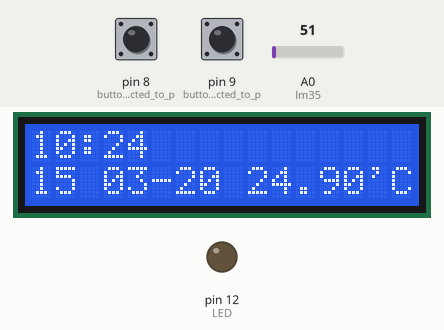
Bench run of a sketch on a simulated Arduino Uno, built with avr-gcc and run on an emulated ATmega328P. On the bench: 16×2 character LCD, output pins drawn as LEDs (lit = HIGH). Wiring (inferred from the names in the program): DS1307 clock at I2C address 0x68. The test bench sets the inputs (shaded band); at power-on: pin 8 (button1_is_connected_to_p) HIGH, pin 9 (button2_is_connected_to_p) HIGH, A0 (lm35) = 51. The local clock reads 2024-03-15 10:24:30 at power-on unless the sketch sets it; what the sketch prints to the serial monitor is not drawn.

Above: at 1.2 s.
1.3 s: pin 8 (button1_is_connected_to_p) pulled LOW for 0.15 s
At 1.82 s:
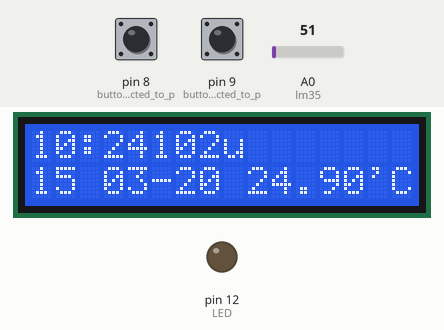
2.0 s: pin 8 (button1_is_connected_to_p) pulled LOW for 1 s
At 3.12 s:
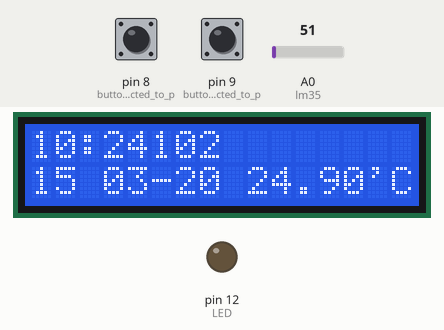
3.6 s: pin 8 (button1_is_connected_to_p) pulled LOW for 0.15 s
At 4.12 s:
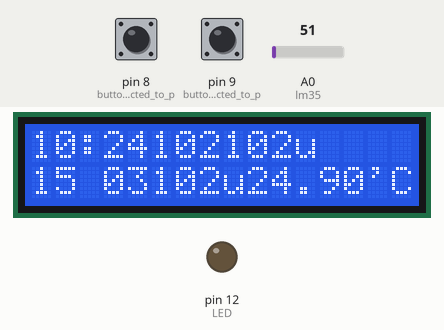
4.3 s: pin 9 (button2_is_connected_to_p) pulled LOW for 3.2 s
8.1 s: pin 8 (button1_is_connected_to_p) pulsed LOW 5 times (0.12 s each, 0.3 s apart)
At 9.04 s:
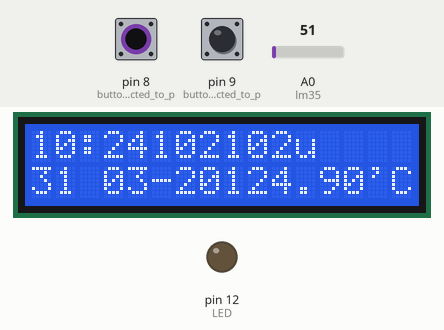
11.1 s: pin 8 (button1_is_connected_to_p) pulsed LOW 5 times (0.12 s each, 0.3 s apart)
At 12.79 s:
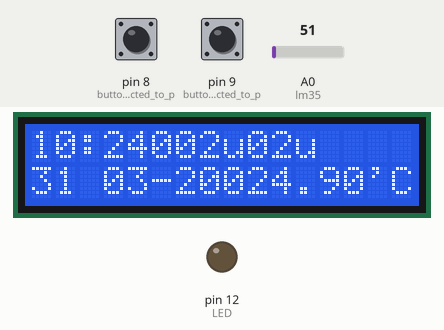
Timing chart, 0 to 14.3 s (numbered marks = the images above; inputs shaded):
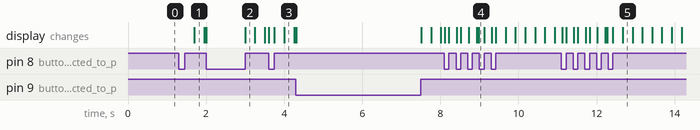

The sketch:

sensor_LM35_dengan_RTC.ino
```cpp
#include <LiquidCrystal.h>
#include <Wire.h>
#define lm35 A0
#define LED 12
LiquidCrystal lcd(7, 6, 5, 4, 3, 2);

int baca_sensor;
float suhu;

void setup() {
  Serial.begin(9600);
  pinMode(8, INPUT_PULLUP);                      // button1 is connected to pin 8
  pinMode(9, INPUT_PULLUP);                      // button2 is connected to pin 9
  // set up the LCD's number of columns and rows
  lcd.begin(16, 2);
  Wire.begin();
  pinMode (LED, OUTPUT);
}

char Time[]     = ": :  ";
char Calendar[] = "/  / -20";
byte i, second, minute, hour, date, month, year;

void DS1307_display(){
  // Convert BCD to decimal
  second = (second >> 4) * 10 + (second & 0x0F);
  minute = (minute >> 4) * 10 + (minute & 0x0F);
  hour   = (hour >> 4)   * 10 + (hour & 0x0F);
  date   = (date >> 4)   * 10 + (date & 0x0F);
  month  = (month >> 4)  * 10 + (month & 0x0F);
  year   = (year >> 4)   * 10 + (year & 0x0F);
  // End conversion
  Time[7]     = second % 10 + 48;
  Time[6]     = second / 10 + 48;
  Time[4]      = minute % 10 + 48;
  Time[3]      = minute / 10 + 48;
  Time[1]      = hour   % 10 + 48;
  Time[0]      = hour   / 10 + 48;

  Calendar[4]  = month  % 10 + 48;
  Calendar[3]  = month  / 10 + 48;
  Calendar[1]  = date   % 10 + 48;
  Calendar[0]  = date   / 10 + 48;
  lcd.setCursor(0, 0);
  lcd.print(Time);                               // Display time
  lcd.setCursor(0, 1);
  lcd.print(Calendar);                           // Display calendar/date
}
void blink_parameter(){
  byte j = 0;
  while(j < 10 && digitalRead(8) && digitalRead(9)){
    j++;
    delay(25);
  }
}
byte edit(byte x, byte y, byte parameter){
  char text[3];
  while(!digitalRead(8));
  while(true){
    while(!digitalRead(9)){
      parameter++;
      if(i == 0 && parameter > 23)
        parameter = 0;
      if(i == 1 && parameter > 59)
        parameter = 0;
      if(i == 2 && parameter > 31)
        parameter = 1;
      if(i == 3 && parameter > 12)
        parameter = 1;
      if(i == 4 && parameter > 99)
        parameter = 0;
      sprintf(text,"%02u", parameter);
      lcd.setCursor(x, y);
      lcd.print(text);
      delay(200);
    }
    lcd.setCursor(x, y);
    lcd.print("  ");
    blink_parameter();
    sprintf(text,"%02u", parameter);
    lcd.setCursor(x, y);
    lcd.print(text);
    blink_parameter();
    if(!digitalRead(8)){
      i++;
      return parameter;
    }
  }
}

void loop() {
      baca_sensor = analogRead(lm35);
  suhu       = baca_sensor * 0.48828125; // konversi adc ke derajat celcius
  if ( suhu>=36)
  {
    digitalWrite(LED, HIGH);
  }
  else
  {
    digitalWrite(LED, LOW);
  }
  lcd.setCursor(9, 10);
  lcd.print(suhu);
  lcd.print("'C");
  Serial.println("Suhu : ");        //tampilkan serial virtual
  Serial.println(suhu);
  Serial.println(" ^Celcius ");

  if(!digitalRead(8)){
      i = 0;
      hour   = edit(5, 0, hour);
      minute = edit(8, 0, minute);
      date   = edit(5, 1, date);
      month  = edit(8, 1, month);
      year   = edit(13, 1, year);
      // Convert decimal to BCD
      minute = ((minute / 10) << 4) + (minute % 10);
      hour = ((hour / 10) << 4) + (hour % 10);
      date = ((date / 10) << 4) + (date % 10);
      month = ((month / 10) << 4) + (month % 10);
      year = ((year / 10) << 4) + (year % 10);
      // End conversion
      // Write data to DS1307 RTC
      Wire.beginTransmission(0x68);
      Wire.write(0);
      Wire.write(0);
      Wire.write(minute);
      Wire.write(hour);
      Wire.write(1);
      Wire.write(date);
      Wire.write(month);
      Wire.write(year);
      Wire.endTransmission();
      delay(200);
    }
    Wire.beginTransmission(0x68);
    Wire.write(0);
    Wire.endTransmission(false);
    Wire.requestFrom(0x68, 7);
    second = Wire.read();
    minute = Wire.read();
    hour   = Wire.read();
    Wire.read();
    date   = Wire.read();
    month  = Wire.read();
    year   = Wire.read();
    DS1307_display();
    delay(50);


}
```

Measured:
- after the input at 1.3 s, the display: changes after 0.40 s (image 1)
- after the input at 11.1 s, the display: first differs from a run without the input after 0.12 s (image 5 shows a later state)
